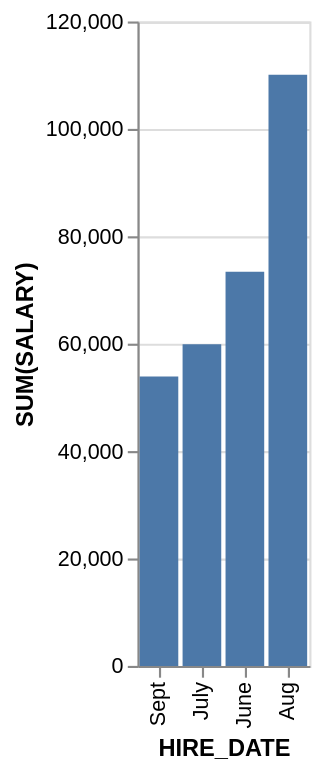

This figure's Vega-Lite source:
### Vega-Lite specification from a JSON file in a GitHub repository (floating-point values rounded to 4 significant figures)
{"data": {"values": [{"x_data": "Sept", "y_data": 53900}, {"x_data": "July", "y_data": 59900}, {"x_data": "June", "y_data": 73400}, {"x_data": "Aug", "y_data": 110100}]}, "mark": "bar", "encoding": {"x": {"field": "x_data", "type": "nominal", "title": "HIRE_DATE", "sort": {"op": "sum", "field": "y_data", "order": "ascending"}}, "y": {"field": "y_data", "type": "quantitative", "title": "SUM(SALARY)"}}}
